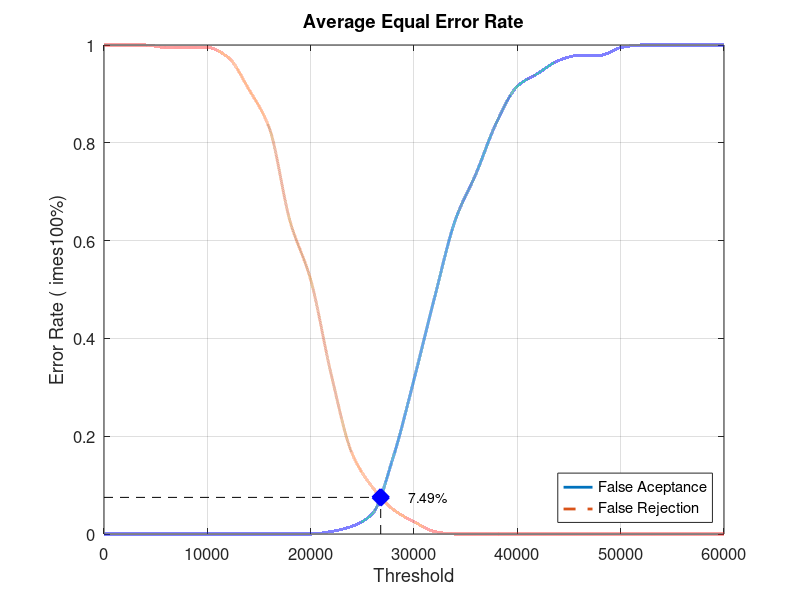
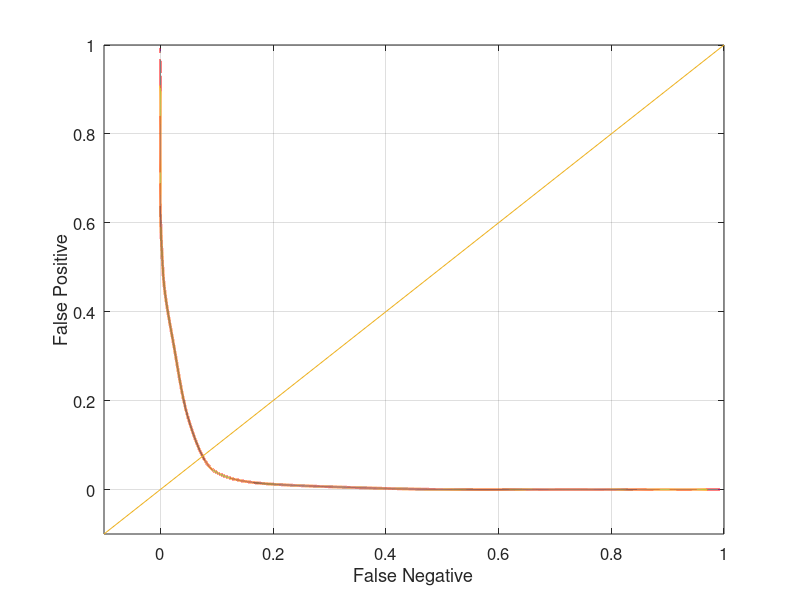

Write MATLAB code to recreate these figures, in order.
close all;
clear;
clc;
x = 0:2000:60000;
xq = 0:0.5:60000;

y0 = [0 0 0 0 0 0 0 0 0 0 0 0.00526316 0.0157895 0.0421053 0.157895 0.315789 0.484211 0.642105 0.736842 0.842105 0.915789 0.942105 0.968421 0.978947 0.978947 0.994737 1 1 1 1 1]
yy0 = interp1(x, y0, xq, 'pchip');
y1 = [1 1 1 0.995 0.995 0.995 0.975 0.91 0.83 0.64 0.52 0.325 0.165 0.095 0.05 0.025 0.005 0 0 0 0 0 0 0 0 0 0 0 0 0 0]
yy1 = interp1(x, y1, xq, 'pchip');

% Calculating EER: 
y2 = abs(y0 - y1);
find(y2 == min(y2))
yy2 = abs(yy0 - yy1);
xEER = find(yy2 == min(yy2));
xEERIndex = xq(xEER) % X-axis EER
yEER = yy0(xEER) % Y-axis EER

main = figure
plot(xq, yy0,'-','LineWidth', 2);	hold on
plot(xq, yy1,'--','LineWidth', 2);	hold on
plot([xEERIndex xEERIndex], [0 yEER], 'k--');	hold on
plot([0 xEERIndex], [yEER yEER], 'k--');	hold on
plot(xEERIndex, yEER, 'bx', 'LineWidth', 10);	hold on
text(xEERIndex + 10 * xEERIndex / 100, yEER, [num2str(round((10000 * yEER)) / 100) '%'])
legend('False Aceptance', 'False Rejection', 'Location', 'SouthEast')
xlabel('Threshold')
ylabel('Error Rate (	imes100%)')
title('Average Equal Error Rate')
set(gca, 'FontSize', 12)
axis([0 60000 0 1])
grid on

print(main, 'Database4_4Main', '-dpng');
FNRxFPR = figure('Color', [1 1 1]);
plot(yy1, yy0, '-', yy1, yy0, 'LineWidth', 2);
hold on
y = -0.1:0.1:1
plot(y, y); 
set(gca, 'FontSize', 12)
xlabel('False Negative')
ylabel('False Positive')
axis([-0.1 1 -0.1 1])
set(gca, 'FontSize', 12)
grid on

print(FNRxFPR, 'Database4_4FNRxFPR','-dpng');
